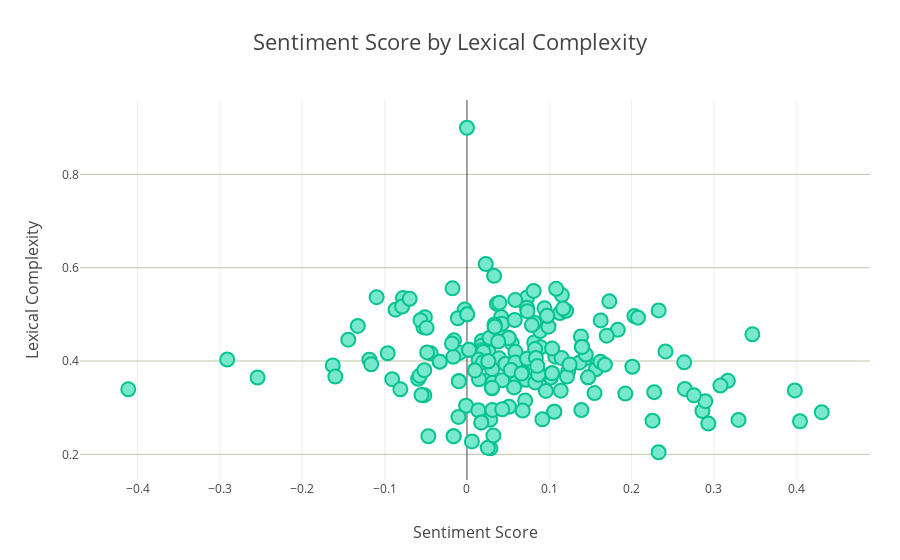

The cell this chart's notebook holds for it:
### Markdown cell above
### Plot Sentiment Scores against Lexical Complexity

### Code cell
trace = go.Scatter(
    x = df_songMetrics['sentiment'],
    y = df_songMetrics['lexical_complexity'],
    mode = 'markers',
    marker = dict(
        size = 14,
        color = '#77E8CB',
        line = dict(
            width = 2,
            color = '#06C392'
        )
    ),
    text= df_songMetrics['song']
)

data = [trace]

layout = go.Layout(
        title = 'Sentiment Score by Lexical Complexity',
        hovermode= 'closest',
        titlefont = dict(size=22),
        xaxis = dict(
            title = 'Sentiment Score',
            titlefont = dict(size=16)),    
        yaxis = dict(
            title = 'Lexical Complexity',
            titlefont = dict(size=16),
            autorange = True,
            showgrid = True,
            zeroline = True,
            dtick = 0.2,
            gridcolor = '#BBC7A4',
            gridwidth = 1,
            zerolinecolor = '#BBC7A4',
            zerolinewidth = 3),
        margin = dict(
            l = 80,
            r = 30,
            b = 80,
            t = 100),
        showlegend=False)

fig = dict(data=data,layout=layout)
iplot(fig, filename='basic-scatter')

### Figure 1 — Plotly figure (JSON) as saved in the notebook; plotly's stock layout.template omitted (floating-point values rounded to 4 significant figures; data arrays with more than 128 entries replaced by an {"elided": "..."} marker saying what was removed)
{"data": [{"marker": {"color": "#77E8CB", "line": {"color": "#06C392", "width": 2}, "size": 14}, "mode": "markers", "text": {"elided": "198 str values"}, "type": "scatter", "x": {"elided": "198 float values"}, "y": {"elided": "198 float values"}}], "layout": {"hovermode": "closest", "margin": {"b": 80, "l": 80, "r": 30, "t": 100}, "showlegend": false, "title": "Sentiment Score by Lexical Complexity", "titlefont": {"size": 22}, "xaxis": {"title": "Sentiment Score", "titlefont": {"size": 16}}, "yaxis": {"autorange": true, "dtick": 0.2, "gridcolor": "#BBC7A4", "gridwidth": 1, "showgrid": true, "title": "Lexical Complexity", "titlefont": {"size": 16}, "zeroline": true, "zerolinecolor": "#BBC7A4", "zerolinewidth": 3}}}
